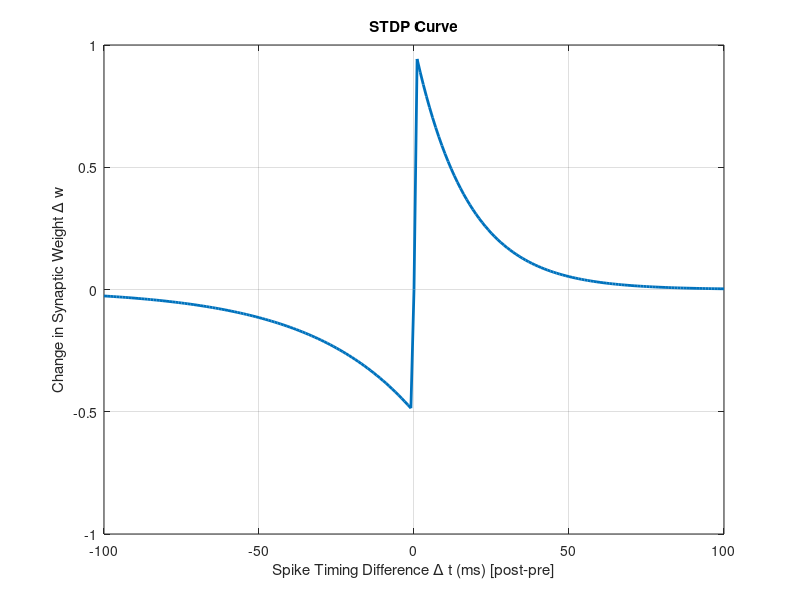

Write MATLAB code to recreate this figure.
dt = -100:1:100;    % post-pre

aLTP = 1;
aLTD = -0.5;
tauLTP = 17; % ms
tauLTD = 34; % ms
eta = 1; 

deltaW = zeros(size(dt));
for i = 1:length(dt)
    if dt(i) > 0
        % LTP: Δt > 0
        deltaW(i) = eta * aLTP * exp(-dt(i)/tauLTP); % 注意：应用负号调整
    elseif dt(i) < 0
        % LTD: Δt < 0
        deltaW(i) = eta * aLTD * exp(dt(i)/tauLTD); % 注意：应用负号调整
    else
        % Δt = 0
        deltaW(i) = 0;
    end
end

figure;
plot(dt, deltaW, 'LineWidth', 2);
xlabel('Spike Timing Difference \Delta t (ms) [post-pre]');
ylabel('Change in Synaptic Weight \Delta w');
title('STDP Curve');
grid on;
